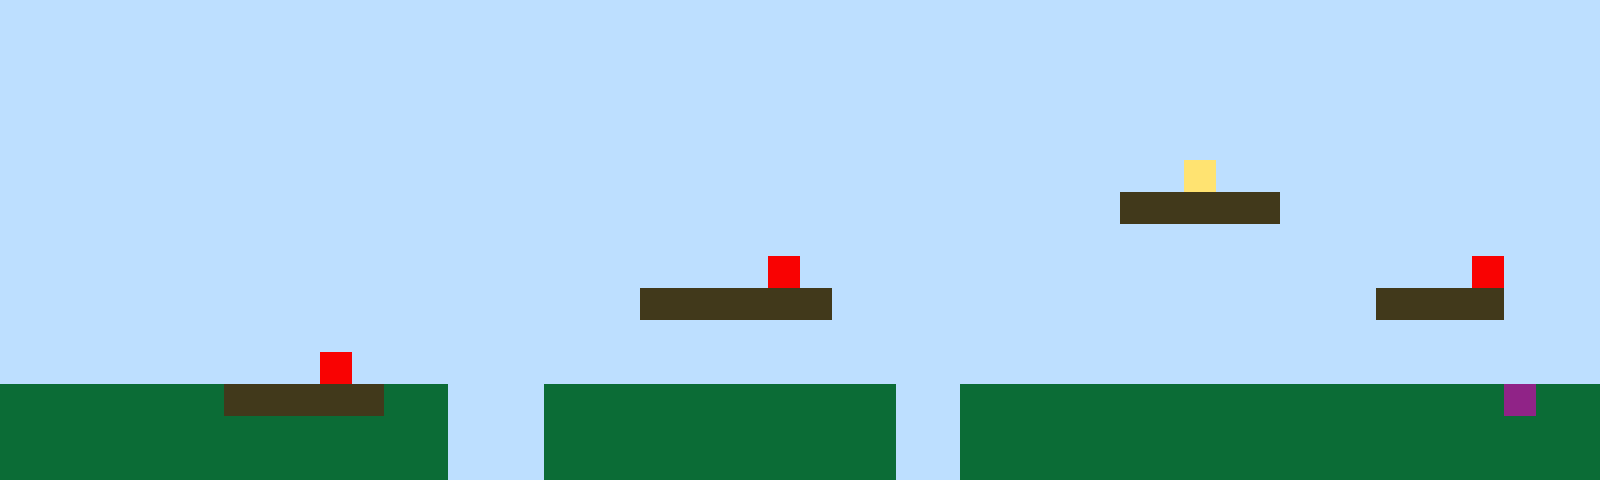

The image is a tile-based game level rendered from a .tmx file. Its description and complete source (layers, tilesets, objects, tile grids) follow:
An orthogonal 50x15 tile map with 32x32 px tiles, 1 tile layer (Tile Layer 1).

<map version="1.10" tiledversion="1.11.2" orientation="orthogonal" renderorder="right-up" width="50" height="15" tilewidth="32" tileheight="32" infinite="0" nextlayerid="2" nextobjectid="1"><editorsettings><export target="map1.csv" format="csv" /></editorsettings><tileset firstgid="1" name="sprites" tilewidth="32" tileheight="32" tilecount="6" columns="3"><image source="sprites.png" width="96" height="64" /></tileset><layer id="1" name="Tile Layer 1" width="50" height="15"><data encoding="csv">1,1,1,1,1,1,1,1,1,1,1,1,1,1,1,1,1,1,1,1,1,1,1,1,1,1,1,1,1,1,1,1,1,1,1,1,1,1,1,1,1,1,1,1,1,1,1,1,1,1,1,1,1,1,1,1,1,1,1,1,1,1,1,1,1,1,1,1,1,1,1,1,1,1,1,1,1,1,1,1,1,1,1,1,1,1,1,1,1,1,1,1,1,1,1,1,1,1,1,1,1,1,1,1,1,1,1,1,1,1,1,1,1,1,1,1,1,1,1,1,1,1,1,1,1,1,1,1,1,1,1,1,1,1,1,1,1,1,1,1,1,1,1,1,1,1,1,1,1,1,1,1,1,1,1,1,1,1,1,1,1,1,1,1,1,1,1,1,1,1,1,1,1,1,1,1,1,1,1,1,1,1,1,1,1,1,1,1,1,1,1,1,1,1,1,1,1,1,1,1,1,1,1,1,1,1,1,1,1,1,1,1,1,1,1,1,1,1,1,1,1,1,1,1,1,1,1,1,1,1,1,1,1,1,1,1,1,1,1,1,1,1,1,1,1,1,1,1,1,1,1,1,1,1,1,1,1,1,1,1,1,1,1,1,1,1,1,1,1,1,1,1,1,1,1,1,1,1,1,1,1,1,1,1,1,1,1,4,1,1,1,1,1,1,1,1,1,1,1,1,1,1,1,1,1,1,1,1,1,1,1,1,1,1,1,1,1,1,1,1,1,1,1,1,1,1,1,1,1,1,1,1,1,1,1,3,3,3,3,3,1,1,1,1,1,1,1,1,1,1,1,1,1,1,1,1,1,1,1,1,1,1,1,1,1,1,1,1,1,1,1,1,1,1,1,1,1,1,1,1,1,1,1,1,1,1,1,1,1,1,1,1,1,1,1,1,1,1,1,1,1,1,1,1,1,1,1,1,1,1,1,1,1,1,1,1,1,1,1,1,1,1,1,1,5,1,1,1,1,1,1,1,1,1,1,1,1,1,1,1,1,1,1,1,1,1,5,1,1,1,1,1,1,1,1,1,1,1,1,1,1,1,1,1,1,1,1,1,1,1,3,3,3,3,3,3,1,1,1,1,1,1,1,1,1,1,1,1,1,1,1,1,1,3,3,3,3,1,1,1,1,1,1,1,1,1,1,1,1,1,1,1,1,1,1,1,1,1,1,1,1,1,1,1,1,1,1,1,1,1,1,1,1,1,1,1,1,1,1,1,1,1,1,1,1,1,1,1,1,1,1,1,1,1,1,1,1,1,1,1,5,1,1,1,1,1,1,1,1,1,1,1,1,1,1,1,1,1,1,1,1,1,1,1,1,1,1,1,1,1,1,1,1,1,1,1,1,1,1,1,2,2,2,2,2,2,2,3,3,3,3,3,2,2,1,1,1,2,2,2,2,2,2,2,2,2,2,2,1,1,2,2,2,2,2,2,2,2,2,2,2,2,2,2,2,2,2,6,2,2,2,2,2,2,2,2,2,2,2,2,2,2,2,2,1,1,1,2,2,2,2,2,2,2,2,2,2,2,1,1,2,2,2,2,2,2,2,2,2,2,2,2,2,2,2,2,2,2,2,2,2,2,2,2,2,2,2,2,2,2,2,2,2,2,1,1,1,2,2,2,2,2,2,2,2,2,2,2,1,1,2,2,2,2,2,2,2,2,2,2,2,2,2,2,2,2,2,2,2,2</data></layer></map>
